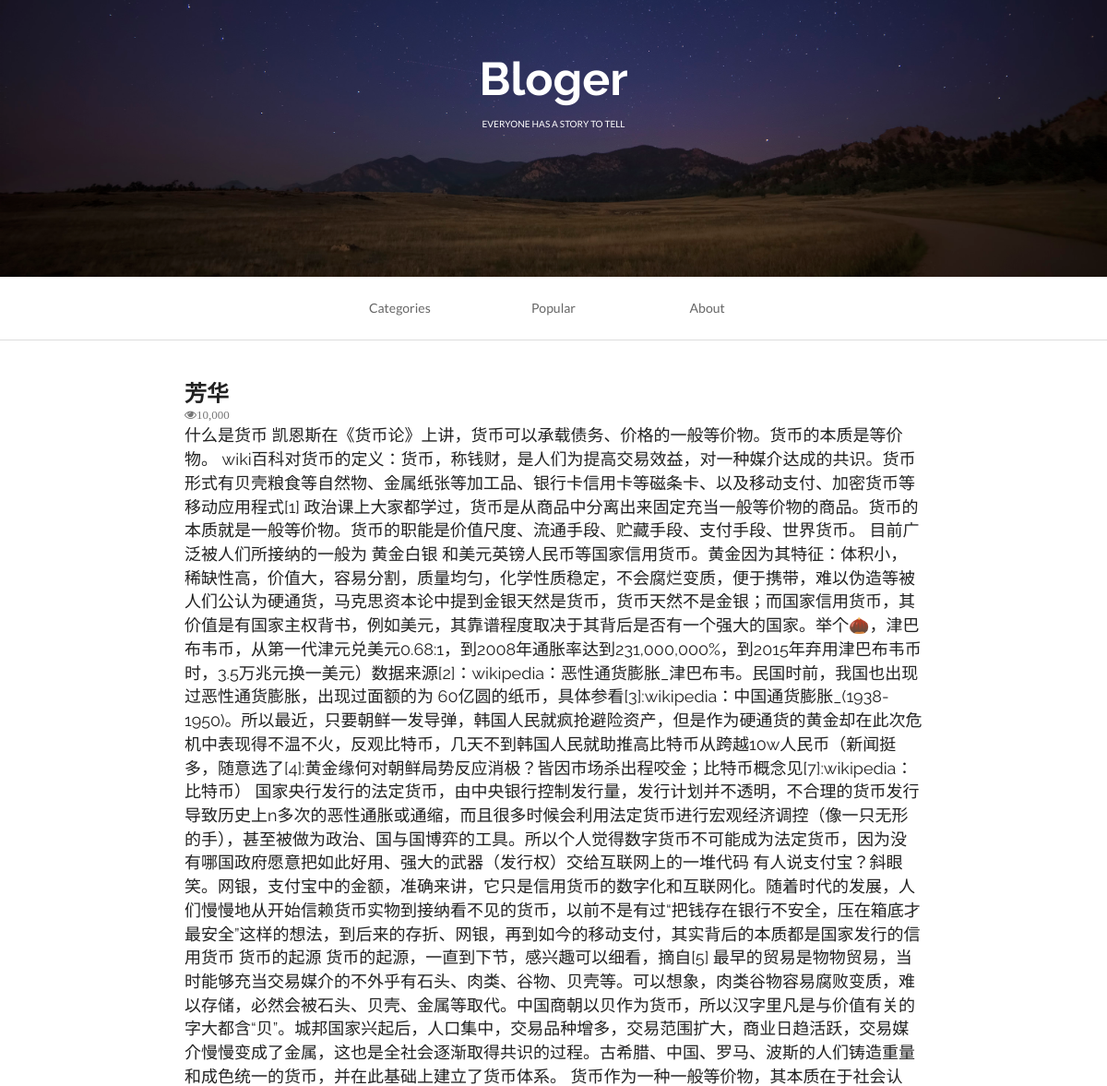
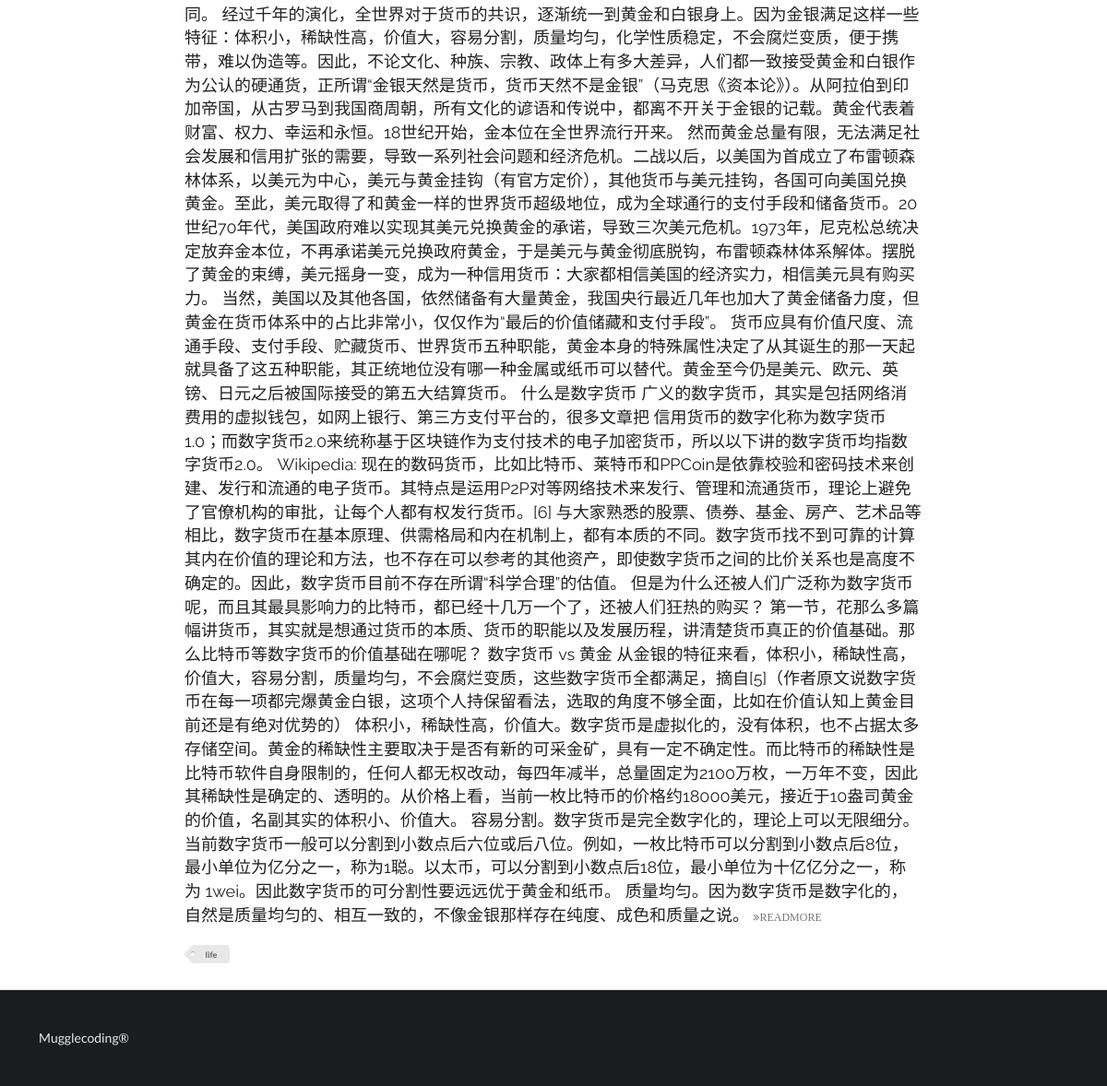
/index?tag=life, run on the app's committed database (2 pictures, top to bottom).
### firstapp/models.py (models this page shows, shortened)
class Aritcle(models.Model):
    headline = models.CharField(null=True,blank=True,max_length=500)
    content = models.TextField(null=True, blank=True)
    TAG_CHOICES = (
        ('tech','Tech'),
        ('life','Life'),
        )
    tag = models.CharField(null=True,blank=True,max_length=5,choices=TAG_CHOICES)

### firstapp/views.py (the view)
# urls.py: url(r'^index', index,name='index'),
def index(request):
    print(request)
    print("==="*30)
    print(dir(request))
    print("==="*30)
    print(type(request))
    queryset = request.GET.get('tag')
    print(queryset)
    if queryset:
        article_list = Aritcle.objects.filter(tag=queryset)  #过滤器
    else:
        article_list = Aritcle.objects.all()  #获取Article数据库所有的数据
    context = {}
    context['article_list'] = article_list
    index_page = render(request,'firstweb.html',context)
    return index_page

### firstapp/templates/firstweb.html (shortened to what this page needs)
<!DOCTYPE html>
{% load staticfiles %}
<html>
    <head>
        <link rel="stylesheet" href="{% static 'css/semantic.css'%}" media="screen" title="no title" charset="utf-8">
    </head>
    <body>
        <div class="ui inverted vertical segment masthead">
            <h1 class="ui center aligned header blogslogon" style="font-size:50px;font-family: 'Raleway', sans-serif!important;">
                Bloger
                <p class="ui sub header">
                    everyone has a story to tell
                </p>
            </h1>
        </div>
        <div class="ui container nav">
            <div class="ui borderless text three item menu ">
                <div class="ui simple dropdown  item">
                    Categories
                </div>
                <a class="item">
                    Popular
                </a>
                <a class="item">
                    About
                </a>
            </div>
        </div>
        <div class="ui divider"></div>
        <div class="ui  vertical segment">
          {% for article in article_list%}
            <div class="ui container vertical segment">
                <a href="{% url 'detail' article.id %}">
                    <h2 class="ui header">
                        {{ article.headline }}
                    </h2>
                </a>
                <i class="icon grey small unhide">10,000</i>
                <p>
                    {{ article.content|truncatewords:100 }}
                    <a href="{% url 'detail' article.id %}">
                        <i class="angle tiny double grey right icon">READMORE</i>
                    </a>
                </p>
                <div class="ui mini tag label">
                    {{ article.tag }}
                </div>
            </div>
          {% endfor %}
        </div>
        <div class="ui inverted  vertical very padded  segment">
            Mugglecoding®
        </div>
    </body>
</html>

### data on the page
Aritcle: headline "芳华", content "什么是货币 凯恩斯在《货币论》上讲，货币可以承载债务、价格的一般等价物。货币的本质是等价物。 wiki百科对货币的定义：货币，称钱财，是人们为提高交易效益，对一种媒介达成的共识。货币形式有贝壳粮食等自然物、金属纸张等加工品、银行卡信用卡等磁条卡、以及移动支付、加密货币等移动应用程式[1] 政治课上大家都学过，货币是从商品中分离出来固定充当一般等价物的商品。货币的本质就是一般等价物。货币的职能是价值尺度、流通手段、贮藏手段、支付手段、世界货币。 目前广泛被人们所接纳的一般为 黄金白银 和美元英镑人民币等国家信用货币。黄金因为其特征：体积小，稀缺性高，价值大，容易分割，质量均匀，化学性质稳定，不会腐烂变质，便于携带，难以伪造等被人们公认为硬通货，马克思资本论中提到金银天然是货币，货币天然不是金银；而国家信用货币，其价值是有国家主权背书，例如美元，其靠谱程度取决于其背后是否有一个强大的国家。举个🌰，津巴布韦币，从第一代津元兑美元0.68:1，到2008年通胀率达到231,000,000%，到2015年弃用津巴布韦币时，3.5万兆元换一美元）数据来源[2]：wikipedia：恶性通货膨胀_津巴布韦。民国时前，我国也出现过恶性通货膨胀，出现过面额的为…", tag "life"
